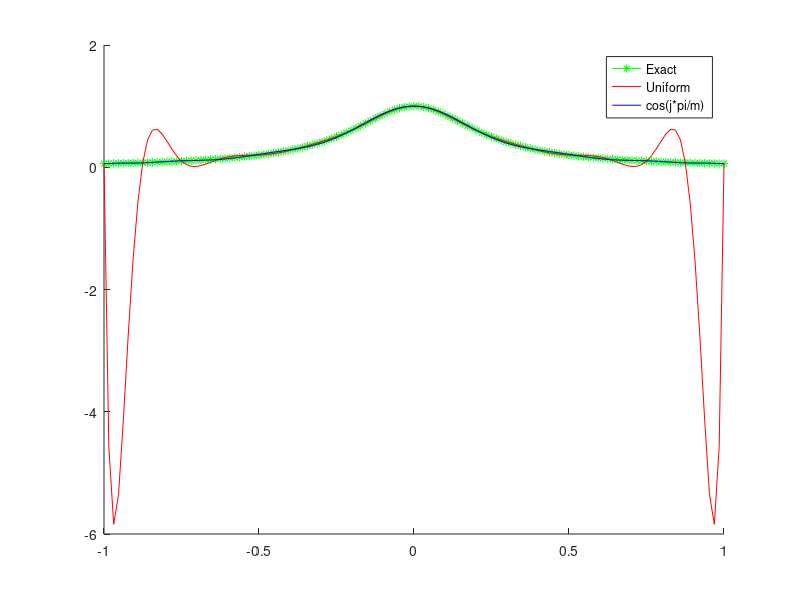

Here is the MATLAB script that generated this plot:
% Problem 1 (c)
% Marty Fuhry
% 3/27/2012
% Compiled and ran using GNU Octave, version 3.2.4 configured for "x86_64-pc-linux-gnu".

%%%%%%%%%%%%%%%%%%%%%%%%%%%%%%%%%%%%%%%%%%%%%%%%%%%%%%%%%%%%%%%%%%%%%%%%%%%%%%%%
% Plot both interpolating polynomials on a fine uniformly spaced grid with     %
% m = 128 points. Discuss what you see (see paper).                            %
%                                                                              %
%%%%%%%%%%%%%%%%%%%%%%%%%%%%%%%%%%%%%%%%%%%%%%%%%%%%%%%%%%%%%%%%%%%%%%%%%%%%%%%%

m = 16;
dx = 2/m;

x1 = [-1: dx :1];
x2 = cos([0:m]*pi / m);

x = [-1: 2/128 : 1];
u = 1./(1. + 16.*x.^2);
u1 = 1./(1. + 16.*x1.^2);
u2 = 1./(1. + 16.*x2.^2);

p1 = polyfit(x1, u1, m);
y1 = polyval(p1, x);

p2 = polyfit(x2, u2, m);
y2 = polyval(p2, x);

hold on
plot(x, u, 'g-*')
plot(x, y1, 'r')
plot(x, y2, 'b')

legend("Exact", "Uniform", "cos(j*pi/m)");
drawnow

input("Press any key to continue.");
